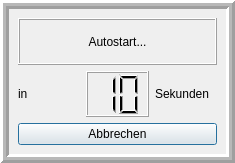
<?xml version="1.0" encoding="UTF-8"?>
<ui version="4.0">
 <class>Autostart</class>
 <widget class="QDialog" name="Autostart">
  <property name="geometry">
   <rect>
    <x>0</x>
    <y>0</y>
    <width>235</width>
    <height>163</height>
   </rect>
  </property>
  <property name="windowTitle">
   <string>Dialog</string>
  </property>
  <property name="modal">
   <bool>true</bool>
  </property>
  <layout class="QHBoxLayout" name="horizontalLayout_2">
   <property name="leftMargin">
    <number>0</number>
   </property>
   <property name="topMargin">
    <number>0</number>
   </property>
   <property name="rightMargin">
    <number>0</number>
   </property>
   <property name="bottomMargin">
    <number>0</number>
   </property>
   <item>
    <widget class="QFrame" name="frame">
     <property name="frameShape">
      <enum>QFrame::Box</enum>
     </property>
     <property name="frameShadow">
      <enum>QFrame::Raised</enum>
     </property>
     <property name="lineWidth">
      <number>3</number>
     </property>
     <property name="midLineWidth">
      <number>3</number>
     </property>
     <layout class="QVBoxLayout" name="verticalLayout">
      <item>
       <widget class="QLabel" name="dialogTitle">
        <property name="frameShape">
         <enum>QFrame::Box</enum>
        </property>
        <property name="frameShadow">
         <enum>QFrame::Raised</enum>
        </property>
        <property name="text">
         <string>Autostart...</string>
        </property>
        <property name="alignment">
         <set>Qt::AlignCenter</set>
        </property>
       </widget>
      </item>
      <item>
       <layout class="QHBoxLayout" name="horizontalLayout">
        <item>
         <widget class="QLabel" name="label_2">
          <property name="text">
           <string>in</string>
          </property>
         </widget>
        </item>
        <item>
         <widget class="QLCDNumber" name="timeout">
          <property name="digitCount">
           <number>2</number>
          </property>
          <property name="intValue" stdset="0">
           <number>10</number>
          </property>
         </widget>
        </item>
        <item>
         <widget class="QLabel" name="label_3">
          <property name="text">
           <string>Sekunden</string>
          </property>
         </widget>
        </item>
       </layout>
      </item>
      <item>
       <widget class="QPushButton" name="abort">
        <property name="text">
         <string>Abbrechen</string>
        </property>
       </widget>
      </item>
     </layout>
    </widget>
   </item>
  </layout>
 </widget>
 <resources/>
 <connections/>
</ui>
